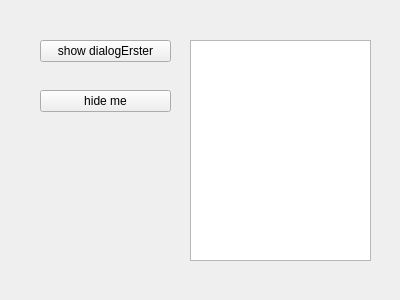
<?xml version="1.0" encoding="UTF-8"?>
<ui version="4.0">
 <class>Widget2</class>
 <widget class="QWidget" name="Widget2">
  <property name="geometry">
   <rect>
    <x>0</x>
    <y>0</y>
    <width>400</width>
    <height>300</height>
   </rect>
  </property>
  <property name="windowTitle">
   <string>Form</string>
  </property>
  <widget class="QPushButton" name="btnShowDialogErster">
   <property name="geometry">
    <rect>
     <x>40</x>
     <y>40</y>
     <width>131</width>
     <height>22</height>
    </rect>
   </property>
   <property name="text">
    <string>show dialogErster</string>
   </property>
  </widget>
  <widget class="QPushButton" name="btnHideMe">
   <property name="geometry">
    <rect>
     <x>40</x>
     <y>90</y>
     <width>131</width>
     <height>22</height>
    </rect>
   </property>
   <property name="text">
    <string>hide me</string>
   </property>
  </widget>
  <widget class="QPlainTextEdit" name="edtLog">
   <property name="geometry">
    <rect>
     <x>190</x>
     <y>40</y>
     <width>181</width>
     <height>221</height>
    </rect>
   </property>
  </widget>
 </widget>
 <resources/>
 <connections/>
</ui>
